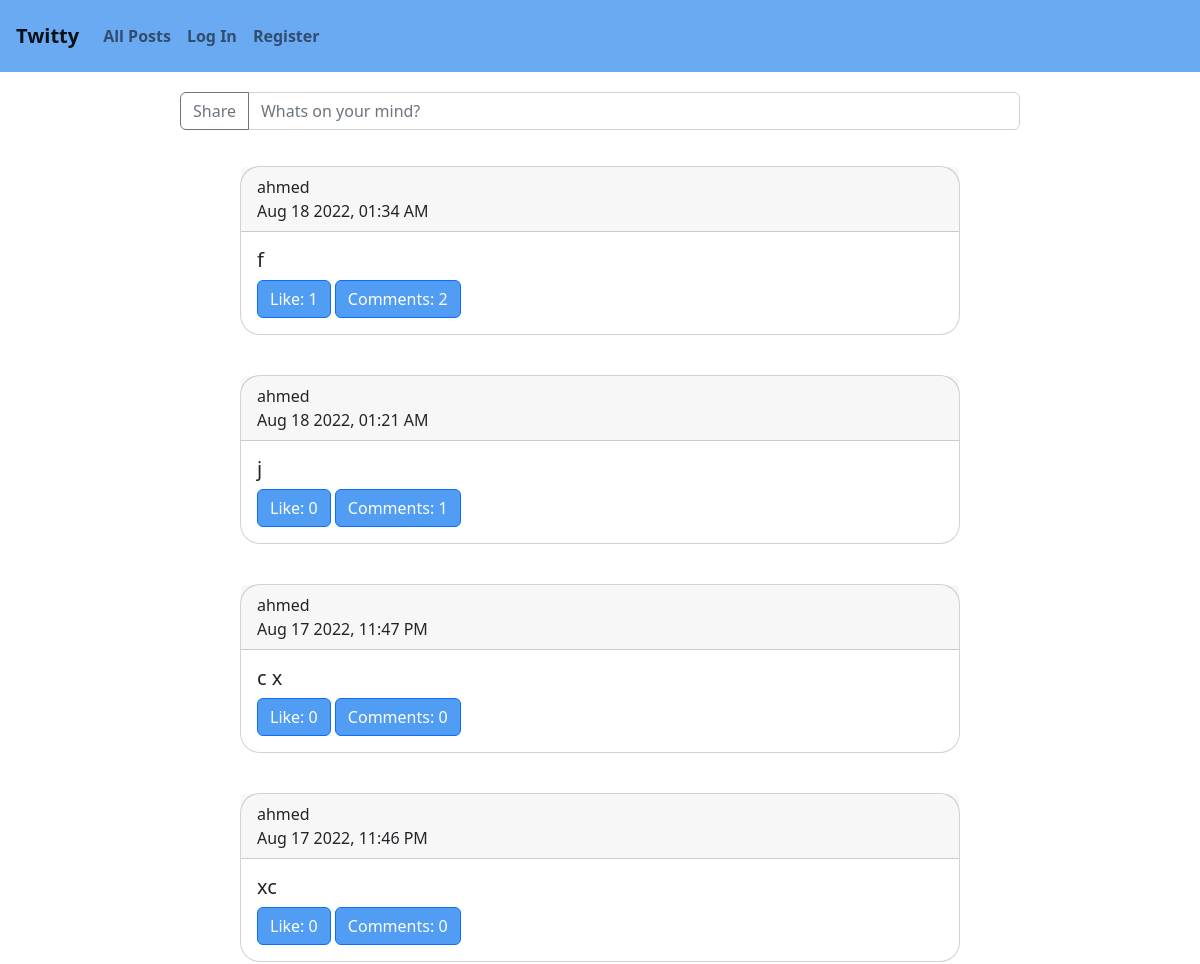
The app's page / (upper part), older data.
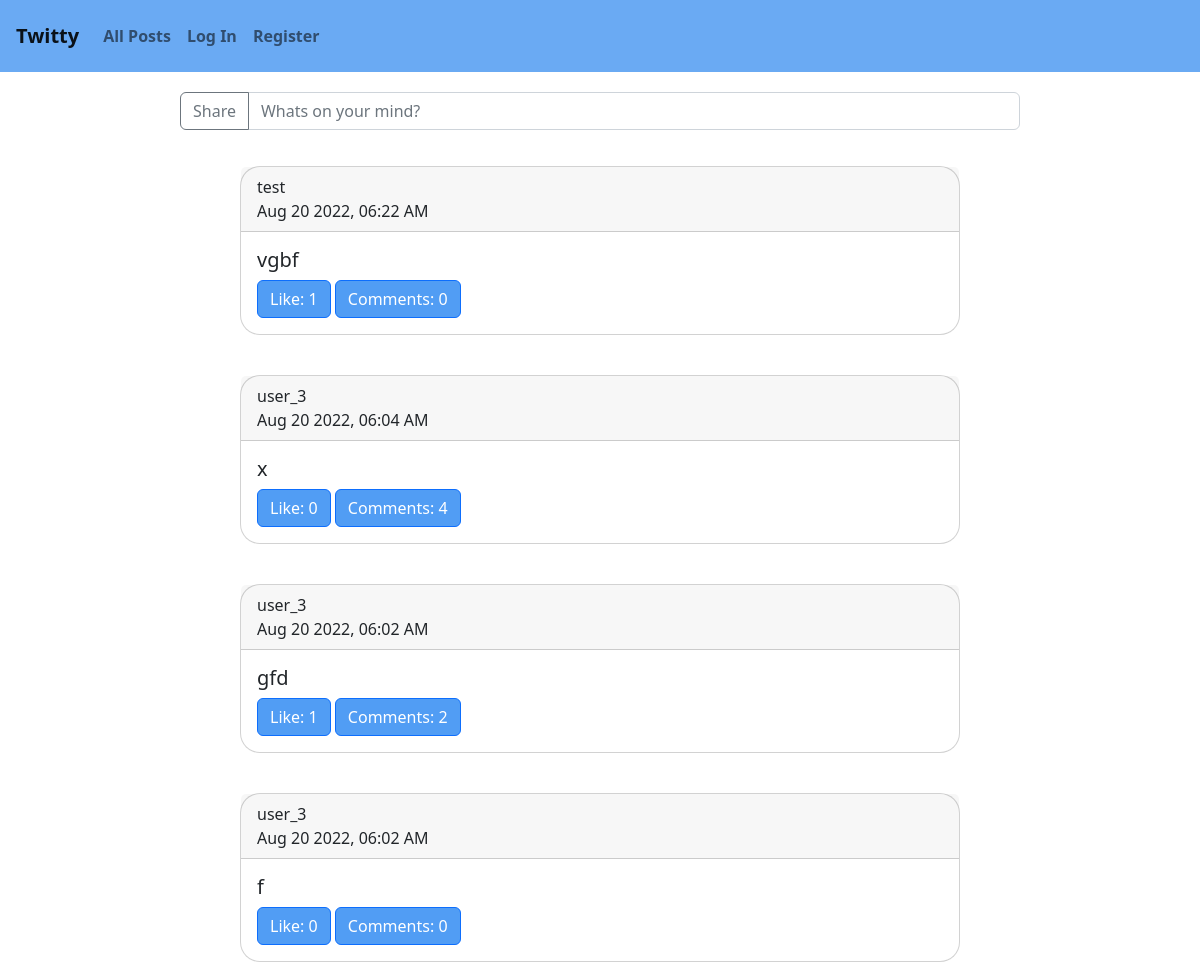
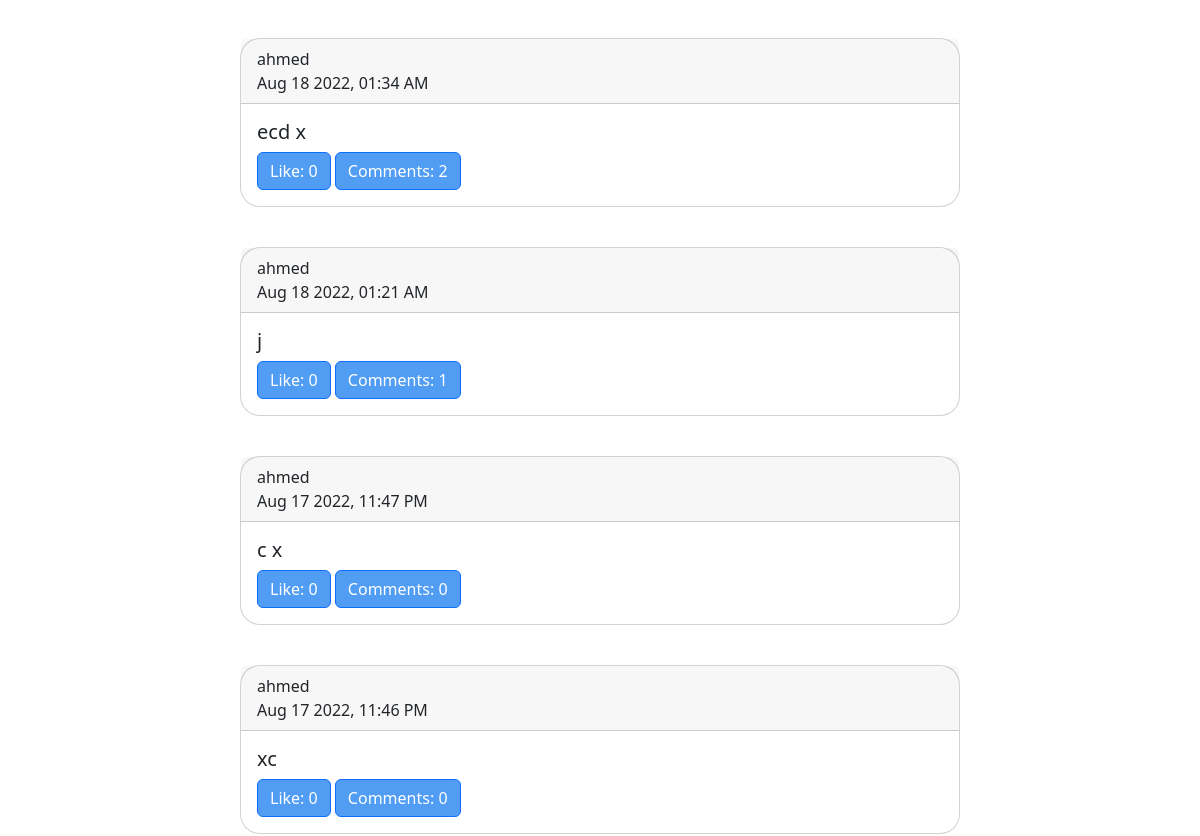
The same page, newer data (2 pictures, top to bottom).
### network/models.py (models this page shows)
class User(AbstractUser):
    pass

class Post(models.Model):
    user_post = models.ForeignKey(User, on_delete=models.CASCADE,related_name="user_post", default="1")
    post = models.CharField(max_length=2000, null=False, blank=False, default="")
    timestamp = models.DateTimeField(auto_now_add=True)
    updated_at = models.DateTimeField(auto_now=True)
    def serialize(self):
        likes = len(self.liked_on.all())
        comments = self.commented_on.all()
        comments = [comment.serialize() for comment in comments]
        return {
            "id":self.id,
            "user_post":self.user_post.username,
            "post": self.post,
            "time":self.timestamp.strftime("%b %d %Y, %I:%M %p"),
            "likes":likes,
            "comments":comments,
            "how_many_comments":len(comments)
        }

### network/views.py (the view)
# urls.py: path("", views.index, name="index"),
def index(request):
    if request.user.is_authenticated:
        user = User.objects.get(pk=request.user.id)
        profile = Profile.objects.get(pk=user.id)
        following = [user.id for user in profile.following.all()]
        following.append(user.id)
        posts = Post.objects.filter(user_post__in=following)
        posts = posts.order_by("-timestamp").all()
        posts = [post.serialize() for post in posts]
        liked = Like.objects.filter(user_like=request.user)
        liked = [like.post.id for like in liked]
        return render(request, "network/index.html",{
            'posts':posts,
            'liked':liked
            })
    else:
        posts = Post.objects.all().order_by('-timestamp')
        posts = [post.serialize() for post in posts]
        return render(request, "network/index.html", {
            'posts': posts,
            'liked': None
        })

### network/models.py (called while the page is built)
    def serialize(self):
        return {
            'comment': self.comment,
            'user_comment': self.user_comment.username
        }

### network/templates/network/index.html (shortened to what this page needs)
{% extends "network/layout.html" %}
{% load static %}
{% block body %}
<form class="input-group mb-3" id="post-form">
  <button type="submit" class="btn btn-outline-secondary" type="button" id="share">Share</button>
  <input required type="text" class="form-control" placeholder="Whats on your mind?" id="post-text">
</form>
<div id="all-posts">
    {% for post in posts %}
    <div class="card" id="post-card">
        <div class="card-header">
          <a href="{% url 'profile' post.user_post %}">{{post.user_post}}</a>
          <br>
          {{post.time}}
        </div>
        <div class="card-body">
          <h5 class="card-title">{{post.post}}</h5>
          {% if post.id in liked %}
          <button class="btn btn-primary" id="unlike" data-post="{{post.id}}">Unlike: {{post.likes}}</button>
          {% else %}
          <button class="btn btn-primary" id="like" data-post="{{post.id}}">Like: {{post.likes}}</button>
          {% endif %}
          <button class="btn btn-primary" id="show-comments">Comments: {{post.how_many_comments}}</button>
        </div>
      </div>
      {% endfor %}
  </div>
  {% endblock %}

Row changes from the older to the newer data that the page shows:
added User: user_post "test"
added Post: post "vgbf"
now on this page (row edited): User: user_post "user_3" "user_3" "user_3"
added Post: post "gfd"
now on this page (row edited): Post: post "ecd x"
Text that changed along with them:
new list line: "Aug 20 2022, 06:22 AM Like: 1 Comments: 0"
new list line: "Aug 20 2022, 06:04 AM x Like: 0 Comments: 4"
new list line: "Aug 20 2022, 06:02 AM Like: 1 Comments: 2"
new list line: "Aug 20 2022, 06:02 AM f Like: 0 Comments: 0"
new list line: "ahmed"
new list line: "Aug 18 2022, 01:34 AM Like: 0 Comments: 2"
list line gone: "ahmed"
list line gone: "Aug 18 2022, 01:34 AM f Like: 1 Comments: 2"
